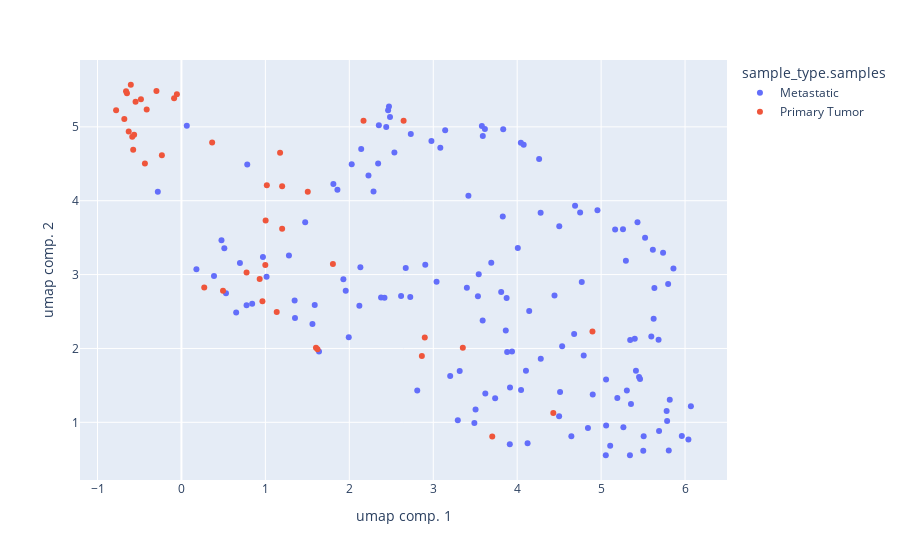

Notebook code cell kept with this figure:
### Markdown cell above
4) Afficher les patientes dans cet espace et colorer les points selon le type d'echantillon et la localisation de la tumeur.

### Code cell
umap_df2 = pd.concat([umap_df,clinicalData],axis = 1)
fig = px.scatter(umap_df2, x="umap comp. 1", y="umap comp. 2",color="sample_type.samples")
fig.show()

### Figure 1 — Plotly figure (JSON) as saved in the notebook; plotly's stock layout.template omitted (floating-point values rounded to 4 significant figures; data arrays with more than 128 entries replaced by an {"elided": "..."} marker saying what was removed)
{"data": [{"hovertemplate": "sample_type.samples=Metastatic<br>umap comp. 1=%{x}<br>umap comp. 2=%{y}<extra></extra>", "legendgroup": "Metastatic", "marker": {"color": "#636efa", "symbol": "circle"}, "mode": "markers", "name": "Metastatic", "orientation": "v", "showlegend": true, "type": "scatter", "x": {"elided": "137 float values"}, "xaxis": "x", "y": {"elided": "137 float values"}, "yaxis": "y"}, {"hovertemplate": "sample_type.samples=Primary Tumor<br>umap comp. 1=%{x}<br>umap comp. 2=%{y}<extra></extra>", "legendgroup": "Primary Tumor", "marker": {"color": "#EF553B", "symbol": "circle"}, "mode": "markers", "name": "Primary Tumor", "orientation": "v", "showlegend": true, "type": "scatter", "x": [-0.5748, 1.003, 1.175, 4.43, -0.649, 2.169, 1.2, 0.965, 1.805, 1.505, -0.6805, 0.2717, 1.603, 1.621, 3.703, 0.4952, 1.135, 2.647, -0.2331, 2.864, 1.017, -0.7785, 0.9321, -0.5467, 3.352, -0.586, -0.66, -0.603, -0.4826, -0.0875, -0.05411, 0.3659, -0.4353, -0.6282, 1.2, -0.5637, 2.899, -0.4141, 0.9992, 0.7761, -0.2979, 4.897], "xaxis": "x", "y": [4.691, 3.734, 4.651, 1.127, 5.455, 5.082, 3.619, 2.638, 3.144, 4.122, 5.106, 2.826, 2.009, 1.991, 0.8094, 2.781, 2.492, 5.081, 4.616, 1.899, 4.21, 5.225, 2.942, 5.341, 2.011, 4.867, 5.484, 5.57, 5.373, 5.389, 5.443, 4.79, 4.505, 4.936, 4.196, 4.892, 2.148, 5.236, 3.131, 3.027, 5.486, 2.23], "yaxis": "y"}], "layout": {"legend": {"title": {"text": "sample_type.samples"}, "tracegroupgap": 0}, "margin": {"t": 60}, "xaxis": {"anchor": "y", "domain": [0, 1], "title": {"text": "umap comp. 1"}}, "yaxis": {"anchor": "x", "domain": [0, 1], "title": {"text": "umap comp. 2"}}}}
